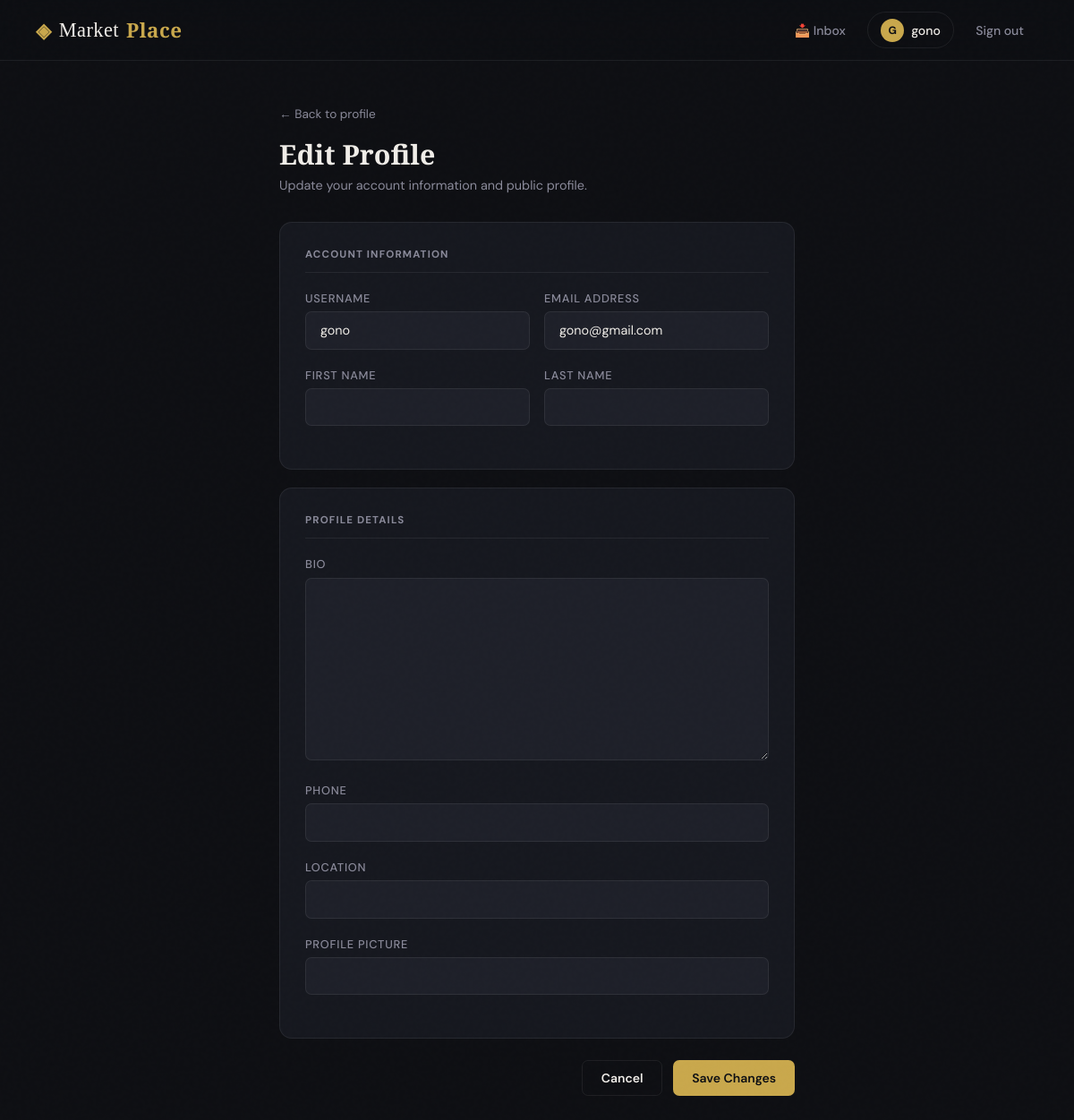
/users/profile/edit/ (signed in), run on an earlier commit of the app's database.
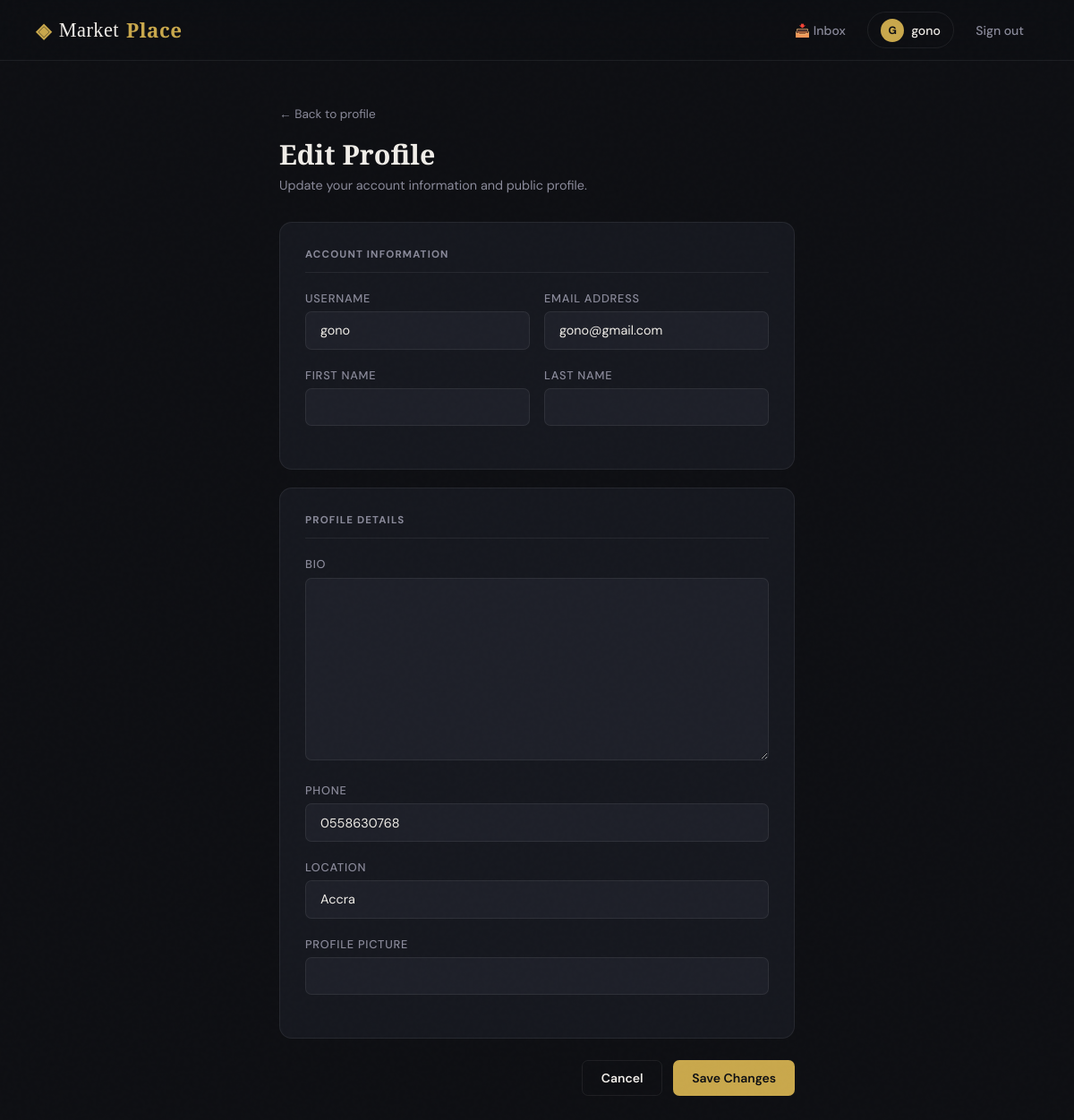
And on a later commit of the database.
### users/models.py (models this page shows, shortened)
class Profile(models.Model):
    user = models.OneToOneField(User, on_delete=models.CASCADE)
    bio = models.TextField(blank=True, null=True)
    phone = models.CharField(max_length=20, blank=True, null=True)
    location = models.CharField(max_length=100, blank=True, null=True)
    profile_picture = models.URLField(blank=True, null=True)
    created_at = models.DateTimeField(auto_now_add=True)

### users/views.py (the view)
# urls.py: path('profile/edit/', views.edit_profile, name='edit-profile'),
@login_required
def edit_profile(request):
    if request.method == 'POST':
        u_form = UserUpdateForm(request.POST, instance=request.user)
        p_form = ProfileUpdateForm(request.POST, instance=request.user.profile)
        if u_form.is_valid() and p_form.is_valid():
            u_form.save()
            p_form.save()
            messages.success(request, 'Profile updated!')
            return redirect('profile', username=request.user.username)
    else:
        u_form = UserUpdateForm(instance=request.user)
        p_form = ProfileUpdateForm(instance=request.user.profile)
    return render(request, 'users/edit_profile.html', {'u_form': u_form, 'p_form': p_form})

### users/forms.py
class UserUpdateForm(forms.ModelForm):
    class Meta:
        model = User
        fields = ['username', 'email', 'first_name', 'last_name']

class ProfileUpdateForm(forms.ModelForm):
    class Meta:
        model = Profile
        fields = ['bio', 'phone', 'location', 'profile_picture']

### users/templates/users/edit_profile.html (shortened to what this page needs)
{% extends 'listings/base.html' %}
{% block content %}
<div class="edit-wrap">
    <div class="edit-header">
        <a href="{% url 'profile' request.user.username %}">← Back to profile</a>
        <h1>Edit Profile</h1>
        <p>Update your account information and public profile.</p>
    </div>
    <form method="POST" novalidate>
        <div class="edit-section">
            <h3>Account Information</h3>
            <div class="two-col">
                {% for field in u_form %}
                <div class="form-group">
                    <label>{{ field.label }}</label>
                    {{ field }}
                </div>
                {% endfor %}
            </div>
        </div>
        <div class="edit-section">
            <h3>Profile Details</h3>
            {% for field in p_form %}
            <div class="form-group">
                <label>{{ field.label }}</label>
                {{ field }}
            </div>
            {% endfor %}
        </div>
        <div class="form-actions">
            <a href="{% url 'profile' request.user.username %}" class="btn btn-outline">Cancel</a>
            <button type="submit" class="btn btn-primary">Save Changes</button>
        </div>
    </form>
</div>
{% endblock %}

What changed in the data, as far as the page shows it:
changed Profile: phone (not shown) → "0558630768"; location (not shown) → "Accra"
